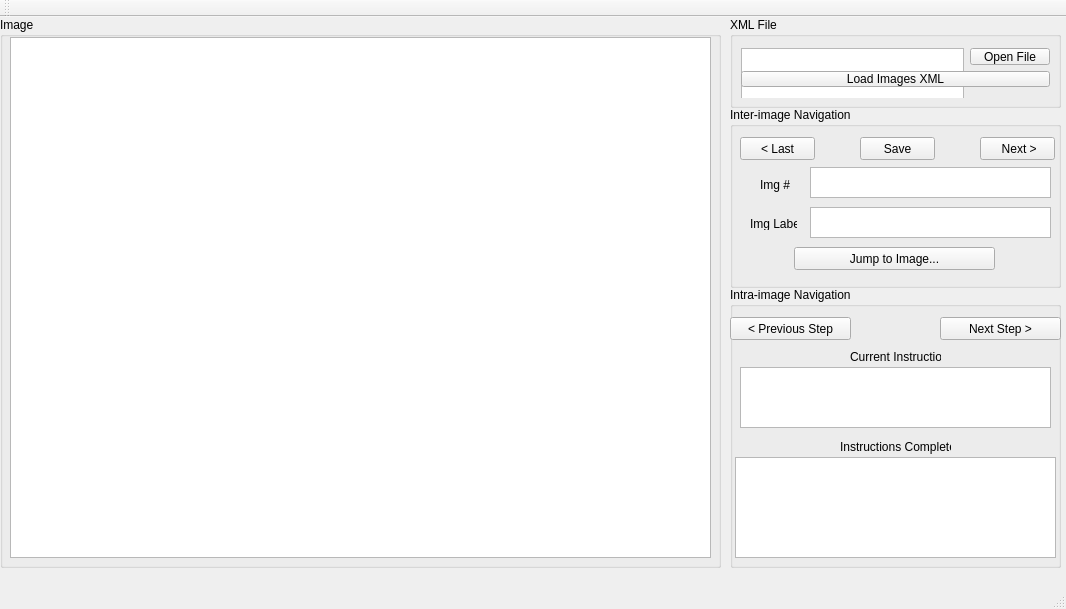
<?xml version="1.0" encoding="UTF-8"?>
<ui version="4.0">
 <class>window_main</class>
 <widget class="QMainWindow" name="window_main">
  <property name="geometry">
   <rect>
    <x>0</x>
    <y>0</y>
    <width>1066</width>
    <height>609</height>
   </rect>
  </property>
  <property name="windowTitle">
   <string>window_main</string>
  </property>
  <widget class="QWidget" name="centralWidget">
   <widget class="QGroupBox" name="groupBox">
    <property name="geometry">
     <rect>
      <x>0</x>
      <y>0</y>
      <width>721</width>
      <height>551</height>
     </rect>
    </property>
    <property name="title">
     <string>Image</string>
    </property>
    <widget class="QGraphicsView" name="graphicsView">
     <property name="geometry">
      <rect>
       <x>10</x>
       <y>20</y>
       <width>701</width>
       <height>521</height>
      </rect>
     </property>
    </widget>
   </widget>
   <widget class="QGroupBox" name="groupBox_xmlFile">
    <property name="geometry">
     <rect>
      <x>730</x>
      <y>0</y>
      <width>331</width>
      <height>91</height>
     </rect>
    </property>
    <property name="title">
     <string>XML File</string>
    </property>
    <widget class="QWidget" name="verticalLayoutWidget">
     <property name="geometry">
      <rect>
       <x>0</x>
       <y>20</y>
       <width>331</width>
       <height>61</height>
      </rect>
     </property>
     <layout class="QVBoxLayout" name="verticalLayout">
      <item>
       <layout class="QHBoxLayout" name="horizontalLayout">
        <item>
         <widget class="QTextEdit" name="fileNameDisplayTextEdit">
          <property name="minimumSize">
           <size>
            <width>0</width>
            <height>71</height>
           </size>
          </property>
          <property name="maximumSize">
           <size>
            <width>16777215</width>
            <height>71</height>
           </size>
          </property>
         </widget>
        </item>
        <item>
         <widget class="QPushButton" name="pushButton">
          <property name="text">
           <string>Open File</string>
          </property>
         </widget>
        </item>
       </layout>
      </item>
      <item>
       <widget class="QPushButton" name="loadImagesXmlPushButton">
        <property name="text">
         <string>Load Images XML</string>
        </property>
       </widget>
      </item>
     </layout>
    </widget>
   </widget>
   <widget class="QGroupBox" name="groupBox_interImageNavigation">
    <property name="geometry">
     <rect>
      <x>730</x>
      <y>90</y>
      <width>331</width>
      <height>181</height>
     </rect>
    </property>
    <property name="title">
     <string>Inter-image Navigation</string>
    </property>
    <widget class="QPushButton" name="pushButtonLast">
     <property name="geometry">
      <rect>
       <x>10</x>
       <y>30</y>
       <width>75</width>
       <height>23</height>
      </rect>
     </property>
     <property name="text">
      <string>&lt; Last</string>
     </property>
    </widget>
    <widget class="QPushButton" name="pushButtonNext">
     <property name="geometry">
      <rect>
       <x>250</x>
       <y>30</y>
       <width>75</width>
       <height>23</height>
      </rect>
     </property>
     <property name="text">
      <string> Next &gt;</string>
     </property>
    </widget>
    <widget class="QTextBrowser" name="textBoxImageNumber">
     <property name="geometry">
      <rect>
       <x>80</x>
       <y>60</y>
       <width>241</width>
       <height>31</height>
      </rect>
     </property>
    </widget>
    <widget class="QTextBrowser" name="textBoxImageLabel">
     <property name="geometry">
      <rect>
       <x>80</x>
       <y>100</y>
       <width>241</width>
       <height>31</height>
      </rect>
     </property>
    </widget>
    <widget class="QPushButton" name="pushButtonSave">
     <property name="geometry">
      <rect>
       <x>130</x>
       <y>30</y>
       <width>75</width>
       <height>23</height>
      </rect>
     </property>
     <property name="text">
      <string>Save</string>
     </property>
    </widget>
    <widget class="QLabel" name="label_2">
     <property name="geometry">
      <rect>
       <x>30</x>
       <y>70</y>
       <width>31</width>
       <height>16</height>
      </rect>
     </property>
     <property name="text">
      <string>Img #</string>
     </property>
    </widget>
    <widget class="QLabel" name="label_3">
     <property name="geometry">
      <rect>
       <x>20</x>
       <y>110</y>
       <width>47</width>
       <height>13</height>
      </rect>
     </property>
     <property name="text">
      <string>Img Label</string>
     </property>
    </widget>
    <widget class="QPushButton" name="pushButtonJumpToImage">
     <property name="geometry">
      <rect>
       <x>64</x>
       <y>140</y>
       <width>201</width>
       <height>23</height>
      </rect>
     </property>
     <property name="text">
      <string>Jump to Image...</string>
     </property>
    </widget>
   </widget>
   <widget class="QGroupBox" name="groupBox_intraImageNavigation">
    <property name="geometry">
     <rect>
      <x>730</x>
      <y>270</y>
      <width>331</width>
      <height>281</height>
     </rect>
    </property>
    <property name="title">
     <string>Intra-image Navigation</string>
    </property>
    <widget class="QStackedWidget" name="stackedWidget">
     <property name="geometry">
      <rect>
       <x>0</x>
       <y>20</y>
       <width>331</width>
       <height>251</height>
      </rect>
     </property>
     <property name="currentIndex">
      <number>1</number>
     </property>
     <widget class="QWidget" name="page_startPage">
      <widget class="QPushButton" name="pushButtonStartLabelling">
       <property name="geometry">
        <rect>
         <x>60</x>
         <y>40</y>
         <width>211</width>
         <height>171</height>
        </rect>
       </property>
       <property name="text">
        <string>Start Labelling</string>
       </property>
      </widget>
     </widget>
     <widget class="QWidget" name="page_instructionsPage">
      <widget class="QPushButton" name="pushButtonPreviousStep">
       <property name="geometry">
        <rect>
         <x>0</x>
         <y>10</y>
         <width>121</width>
         <height>23</height>
        </rect>
       </property>
       <property name="text">
        <string> &lt; Previous Step </string>
       </property>
      </widget>
      <widget class="QPushButton" name="pushButtonNextStep">
       <property name="geometry">
        <rect>
         <x>210</x>
         <y>10</y>
         <width>121</width>
         <height>23</height>
        </rect>
       </property>
       <property name="text">
        <string>Next Step &gt;</string>
       </property>
      </widget>
      <widget class="QLabel" name="label">
       <property name="geometry">
        <rect>
         <x>120</x>
         <y>40</y>
         <width>91</width>
         <height>20</height>
        </rect>
       </property>
       <property name="text">
        <string>Current Instruction</string>
       </property>
      </widget>
      <widget class="QTextBrowser" name="textBrowserInstruction">
       <property name="geometry">
        <rect>
         <x>10</x>
         <y>60</y>
         <width>311</width>
         <height>61</height>
        </rect>
       </property>
      </widget>
      <widget class="QLabel" name="label_4">
       <property name="geometry">
        <rect>
         <x>110</x>
         <y>130</y>
         <width>111</width>
         <height>20</height>
        </rect>
       </property>
       <property name="text">
        <string>Instructions Completed</string>
       </property>
      </widget>
      <widget class="QTextBrowser" name="textBrowserInstructionsCompleted">
       <property name="geometry">
        <rect>
         <x>5</x>
         <y>150</y>
         <width>321</width>
         <height>101</height>
        </rect>
       </property>
      </widget>
     </widget>
     <widget class="QWidget" name="page_yesNoPrompt">
      <widget class="QLabel" name="label_5">
       <property name="geometry">
        <rect>
         <x>20</x>
         <y>20</y>
         <width>281</width>
         <height>41</height>
        </rect>
       </property>
       <property name="text">
        <string>Are there any more bounding boxes to label in this image?</string>
       </property>
      </widget>
      <widget class="QPushButton" name="pushButtonYes">
       <property name="geometry">
        <rect>
         <x>100</x>
         <y>60</y>
         <width>131</width>
         <height>81</height>
        </rect>
       </property>
       <property name="text">
        <string>Yes</string>
       </property>
      </widget>
      <widget class="QPushButton" name="pushButtonNo">
       <property name="geometry">
        <rect>
         <x>100</x>
         <y>150</y>
         <width>131</width>
         <height>81</height>
        </rect>
       </property>
       <property name="text">
        <string>No</string>
       </property>
      </widget>
     </widget>
    </widget>
   </widget>
  </widget>
  <widget class="QMenuBar" name="menuBar">
   <property name="geometry">
    <rect>
     <x>0</x>
     <y>0</y>
     <width>1066</width>
     <height>21</height>
    </rect>
   </property>
  </widget>
  <widget class="QToolBar" name="mainToolBar">
   <attribute name="toolBarArea">
    <enum>TopToolBarArea</enum>
   </attribute>
   <attribute name="toolBarBreak">
    <bool>false</bool>
   </attribute>
  </widget>
  <widget class="QStatusBar" name="statusBar"/>
 </widget>
 <layoutdefault spacing="6" margin="11"/>
 <resources/>
 <connections/>
</ui>
